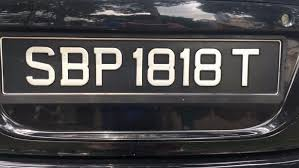
#> input picture First_Phase/images/mycar.jpg, 299 x 168 px
$ jupyter execute --allow-errors Phase_2.ipynb
#> lines starting #> are read from the running program, lines starting #| are printed output that depends on the picture; after the words box and inside, x2 and y2 are one past the last pixel; in counts of white or black regions, pixels touching at a corner belong together
[cell 1]
import cv2
import imutils
import pytesseract

[cell 2]
#read Image File
image=cv2.imread('./images/mycar.jpg')
#> image is the input picture: shape (168, 299, 3); mean B, G, R 73.3, 72.2, 73.8

[cell 3]
#Resize Image
image=imutils.resize(image,width=500)
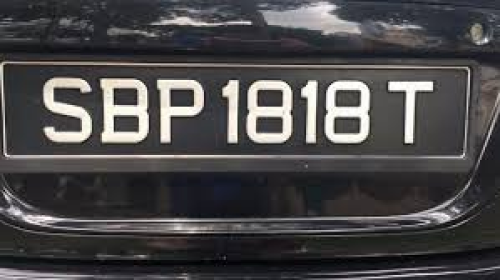
#> image: shape (280, 500, 3); mean B, G, R 73.2, 72.2, 73.7

[cell 4]
def plot_images(img1,img2,title1="",title2=""):
    fig=plt.figure(figsize=[15,15])
    ax1= fig.add_subplot(121)
    ax1.imshow(img1, cmap="gray")
    ax1.set(xticks=[], yticks=[], title=title1)

    ax2=fig.add_subplot(122)
    ax2.imshow(img2, cmap="gray")
    ax2.set(xticks=[], yticks=[], title=title2)

[cell 5]
#Display Image
cv2.imshow("Original Image", image)
cv2.waitKey(0)

[cell 6]
#RGB to Gray Scale conversion
gray = cv2.cvtColor(image,cv2.COLOR_BGR2GRAY)
cv2.imshow("1-- Grayscale Conversion ", gray)

[cell 7]
#Filter Image to Remove Noise
gray= cv2.bilateralFilter(gray, 11,17,17)
cv2.imshow("2-- Bilateral Filter", gray)
cv2.waitKey(0)

[cell 8]
#Edge Detection(using Canny Edge Detection)
edged=cv2.Canny(gray,170,200)
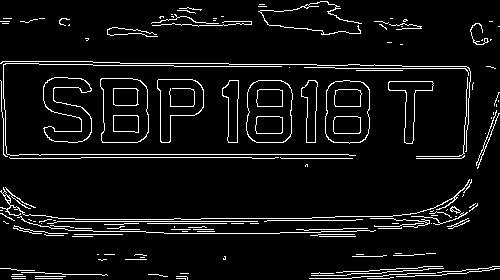
#> edged: shape (280, 500); 6.5% white in thin lines or dots
cv2.imshow("3-- Canny Edges",edged)
cv2.waitKey(0)

[cell 9]
#Find contours based on the Edges
cnts, new = cv2.findContours(edged.copy(), cv2.RETR_LIST, cv2.CHAIN_APPROX_SIMPLE)
#> cnts = 177 contours, 143 with area under 20; largest, box (x1, y1, x2, y2) and area: (100, 78, 149, 143) 2790, (100, 78, 149, 143) 2770, (246, 80, 293, 143) 2598, (246, 80, 293, 143) 2572, (325, 80, 370, 144) 2518; new = 177 rows, first 6: [1, -1, -1, -1], [2, 0, -1, -1], [3, 1, -1, -1], [4, 2, -1, -1], [5, 3, -1, -1], [6, 4, -1, -1]

[cell 10]
#Create a copy of the original Image to draw all contours
img1= image.copy()
cv2.drawContours(img1,cnts,-1,(0,255,0),3)
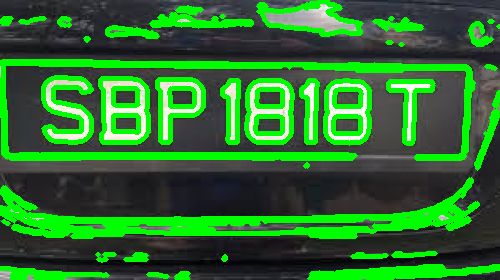
#> img1: shape (280, 500, 3); mean B, G, R 45.3, 110.7, 44.8
cv2.imshow("4-- All Contours",img1)
cv2.waitKey(0)

[cell 11]
#Contours Based on their Area
cnts=sorted(cnts, key=cv2.contourArea, reverse=True)[:30]
#> cnts = 30 contours; largest, box (x1, y1, x2, y2) and area: (100, 78, 149, 143) 2790, (100, 78, 149, 143) 2770, (246, 80, 293, 143) 2598, (246, 80, 293, 143) 2572, (325, 80, 370, 144) 2518
NumberPlateCnt= None

#Top 30 Contours
img2= image.copy()
cv2.drawContours(img2,cnts,-1,(0,255,0),3)
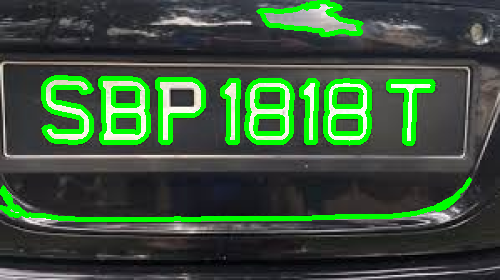
#> img2: shape (280, 500, 3); 10.3% of pixels changed, all inside (x1, y1, x2, y2) = (0, 0, 472, 222)
cv2.imshow("5-- Top 30 Contours",img2)
cv2.waitKey(0)

[cell 12]
#loop over contours to find the possible contour of number plate
count =0
idx=7

for c in cnts:
    peri=cv2.arcLength(c,True)
    approx=cv2.approxPolyDP(c,0.002*peri, True)
    #print the Perimeter(peri)
    if len(approx)==4:
        NumberPlateCnt=approx

        #Crop these contours and store it in Cropped Image Folder
        x,y,w,h=cv2.boundingRect(c)
        new_img= image[y:y+h,x:x+h]
        cv2.imwrite("./Cropped_Images" +str(idx) + '.png' , new_img)
        idx+=1

        break
#> this loop made 30 passes
#> peri on passes 1 to 12: 215, 212.7, 199.2, 196.8, 197.7, 195.4, 205.1, 203.4, 352.9, 349.7, 211.2, 208.9
#> after the loop, idx = 7

[cell 13]
#print Number Plate
cv2.drawContours(image,[NumberPlateCnt], -1,(0,255,0),3)
cv2.imshow("Final Image With Number Plate Detected ", image)
cv2.waitKey(0)
#> Out = 27

$ run again, with First_Phase/images/cars (10).jpg copied over First_Phase/images/mycar.jpg
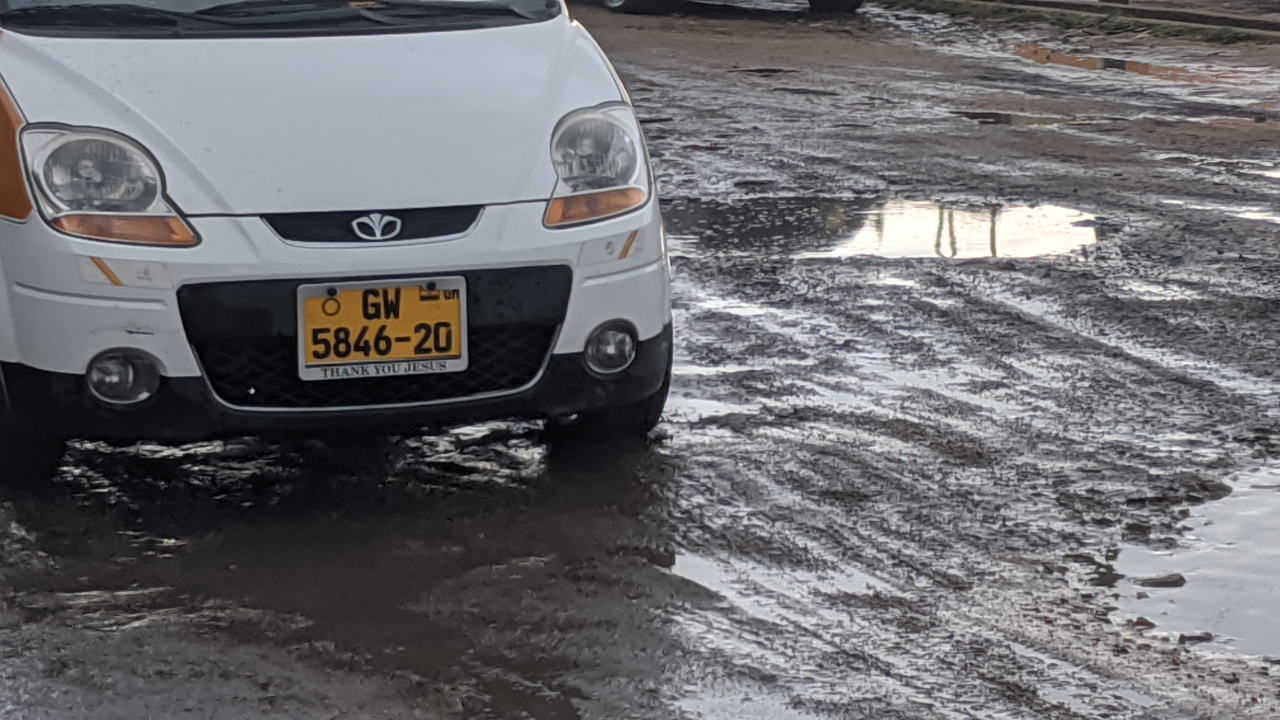
#> input picture First_Phase/images/cars (10).jpg, 3840 x 2160 px (shown at 1/3 size)
#> image is the input picture: shape (2160, 3840, 3); mean B, G, R 111.1, 107.5, 108
#> image: shape (281, 500, 3)
#> `edged=cv2.Canny(gray,170,200)`:
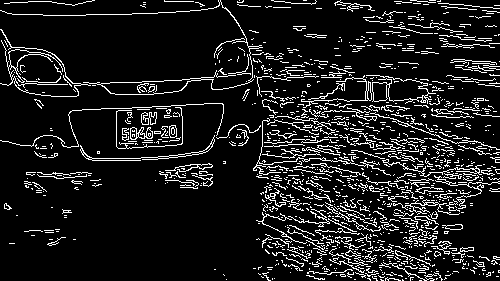
#> edged: shape (281, 500); 11.3% white in thin lines or dots
#> `cnts, new = cv2.findContours(edged.copy(), cv2.RETR_LIST, cv2.CHAIN_AP..`: cnts = 1206 contours, 1161 with area under 20; largest, box (x1, y1, x2, y2) and area: (0, 0, 263, 95) 1022, (100, 78, 202, 95) 961, (0, 29, 91, 97) 296, (366, 75, 436, 104) 294, (372, 82, 388, 102) 245; new = 1206 rows, first 6: [1, -1, -1, -1], [2, 0, -1, -1], [3, 1, -1, -1], [4, 2, -1, -1], [5, 3, -1, -1], [6, 4, -1, -1]
#> `cnts=sorted(cnts, key=cv2.contourArea, reverse=True)[:30]`: cnts = 30 contours; largest, box (x1, y1, x2, y2) and area: (0, 0, 263, 95) 1022, (100, 78, 202, 95) 961, (0, 29, 91, 97) 296, (366, 75, 436, 104) 294, (372, 82, 388, 102) 245
#> `cv2.drawContours(img2,cnts,-1,(0,255,0),3)`:
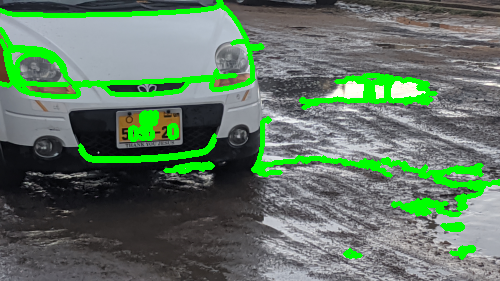
#> img2: shape (281, 500, 3); mean B, G, R 99.2, 120.2, 96.1
#> the loop `for c in cnts:` made 30 passes
#> peri on passes 1 to 8: 1210.3, 219.3, 975.2, 489.2, 64.97, 89.94, 96.18, 446.9
#> after the loop `for c in cnts:`: idx = 7
#> Out = 27

$ run again, with First_Phase/images/cars (11).jpg copied over First_Phase/images/mycar.jpg
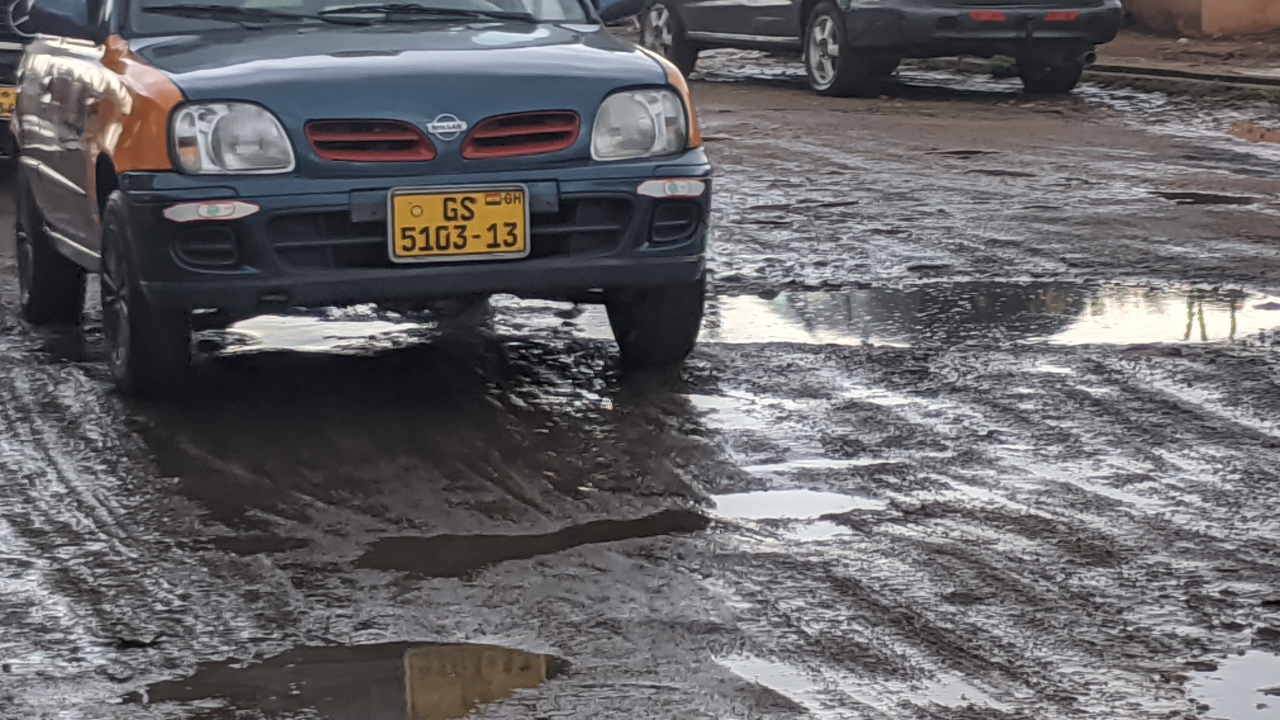
#> input picture First_Phase/images/cars (11).jpg, 3840 x 2160 px (shown at 1/3 size)
#> image is the input picture: shape (2160, 3840, 3); mean B, G, R 103.5, 100.3, 102
#> image: shape (281, 500, 3)
#> `edged=cv2.Canny(gray,170,200)`:
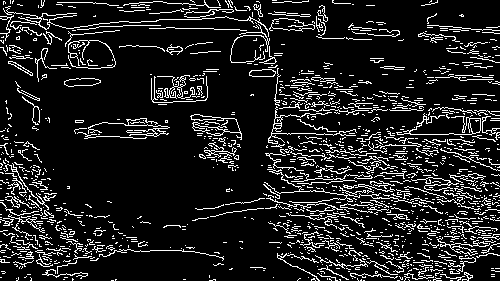
#> edged: shape (281, 500); 12.7% white in thin lines or dots
#> `cnts, new = cv2.findContours(edged.copy(), cv2.RETR_LIST, cv2.CHAIN_AP..`: cnts = 1410 contours, 1368 with area under 20; largest, box (x1, y1, x2, y2) and area: (269, 18, 315, 32) 338, (271, 18, 315, 31) 330, (64, 78, 101, 87) 216, (64, 78, 101, 87) 214, (396, 113, 481, 135) 182; new = 1410 rows, first 6: [1, -1, -1, -1], [2, 0, -1, -1], [3, 1, -1, -1], [4, 2, -1, -1], [5, 3, -1, -1], [6, 4, -1, -1]
#> `cnts=sorted(cnts, key=cv2.contourArea, reverse=True)[:30]`: cnts = 30 contours; largest, box (x1, y1, x2, y2) and area: (269, 18, 315, 32) 338, (271, 18, 315, 31) 330, (64, 78, 101, 87) 216, (64, 78, 101, 87) 214, (396, 113, 481, 135) 182
#> `cv2.drawContours(img2,cnts,-1,(0,255,0),3)`:
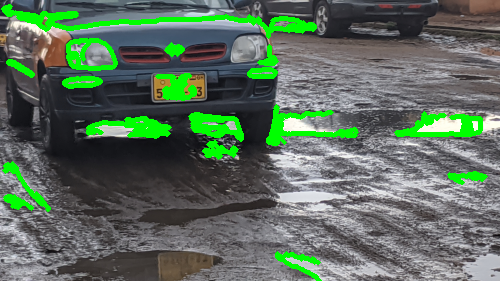
#> img2: shape (281, 500, 3); mean B, G, R 93.2, 110.6, 91.6
#> the loop `for c in cnts:` made 30 passes
#> peri on passes 1 to 8: 124.4, 141.8, 82.38, 80.04, 487.9, 61.31, 58.97, 46.73
#> after the loop `for c in cnts:`: idx = 7
#> Out = 27
